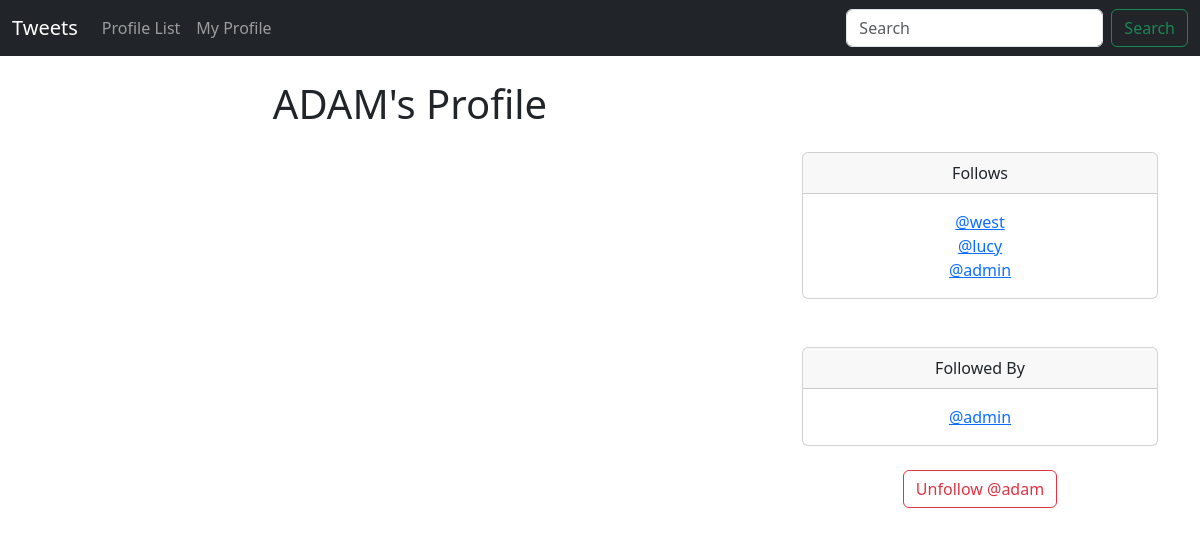
Before: /profile/2 (signed in) with the older database file.
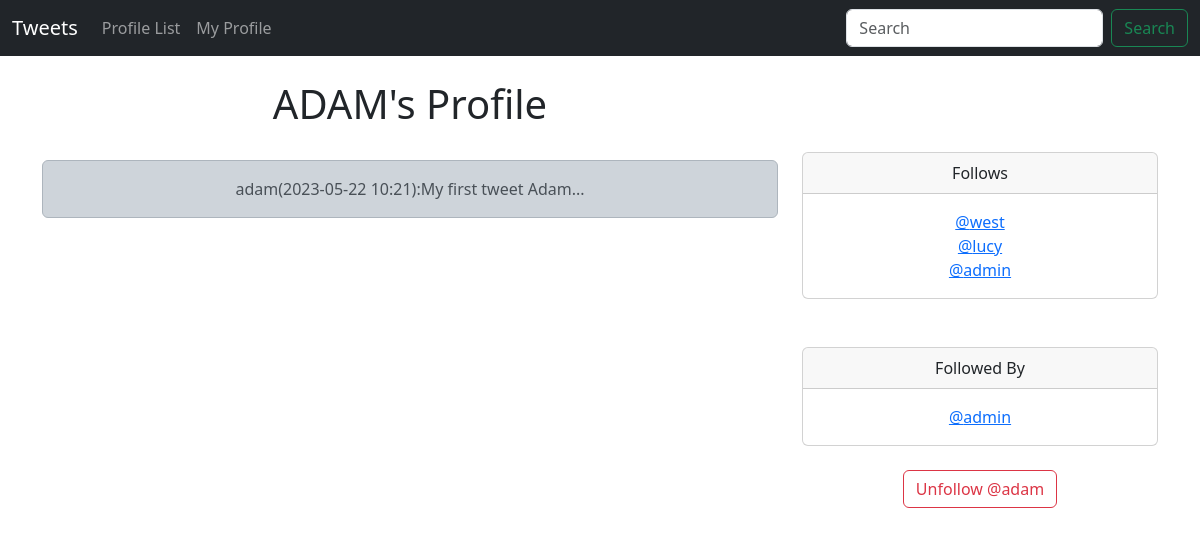
After: the same page with the newer database file.
### tweet/models.py (models this page shows)
class Profile(models.Model):
    user = models.OneToOneField(User, on_delete=models.CASCADE)
    follows = models.ManyToManyField(
        "self",
        related_name="followed_by",
        symmetrical=False,
        blank=True
    )
    date_modified = models.DateTimeField(User, auto_now=True)
    def __str__(self):
        return self.user.username

class Tweet(models.Model):
    user = models.ForeignKey(User, related_name='tweets', on_delete=models.DO_NOTHING)
    body = models.CharField(max_length=200)
    created_at = models.DateTimeField(auto_now_add=True)
    def __str__(self):
        return(
            f"{self.user}"
            f"({self.created_at:%Y-%m-%d %H:%M}):"
            f"{self.body}..."
        )

### tweet/views.py (the view, shortened to what this page needs)
# urls.py: path('profile/<int:pk>',views.profile, name='profile'),
def profile(request,pk):
    if request.user.is_authenticated:
        profiles = Profile.objects.get(user__id=pk)
        tweets = Tweet.objects.filter(user__id=pk)
        return render(request,'tweet/profile.html',{'profiles':profiles,'tweets':tweets})
    else:
        messages.warning(request,"You must be loggedin to continue...")
        return redirect('home')

### templates/tweet/profile.html (shortened to what this page needs)
{% extends 'base.html' %}
{% block content %}
{% if profiles %}
    <div class="container text-center">
        <div class="row">
            <div class="col-8">
                <h1>{{profiles.user.username|upper}}'s Profile</h1>
                <br>
                {% if tweets %}
                {% for tweet in tweets %}
                    <div class="alert alert-dark" role="alert">
                        {{tweet}}
                    </div>
                    <br><br>
                {% endfor %}
                {% endif %}
            </div>
            <div class="col-4">
                <br><br><br>
                <div class="card">
                    <div class="card-header">
                        Follows
                    </div>
                    <div class="card-body">
                      <p class="card-text">
                        {% for profile in profiles.follows.all %}
                            <a href="{% url 'profile' profile.user.id %}">@{{profile}}</a>
                            <br>
                        {% endfor %}
                      </p>
                    </div>
                </div>
                <br><br>
                <div class="card">
                    <div class="card-header">
                        Followed By
                    </div>
                    <div class="card-body">
                      <p class="card-text">
                        {% for profile in profiles.followed_by.all %}
                            <a href="{% url 'profile' profile.user.id %}">@{{profile}}</a>
                            <br>
                        {% endfor %}
                      </p>
                    </div>
                </div>
                <br>
                <form method="post">
                    {% if profiles in request.user.profile.follows.all %}
                        <button class="btn btn-outline-danger" name="follow" value="unfollow" type="submit">Unfollow @{{profiles.user.username}}</button>
                    {% else %}
                        <button class="btn btn-outline-success" name="follow" value="follow" type="submit">Follow @{{profiles.user.username}}</button>
                    {% endif %}
                </form>
            </div>
        </div>
    </div>
{% endif %}
{% endblock content %}

Changed rows visible on the page:
added Tweet: user+created_at+body "adam(2023-05-22 10:21):My first tweet Adam..."
